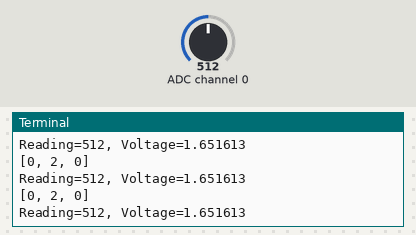
Bench run of a program on a simulated Raspberry Pi (BCM pin numbers). Parts: the last lines printed to the terminal. The test bench sets the inputs (shaded band); at power-on: ADC channel 0 = 512 (analog values on the 0–1023 scale).

Above: at 1.2 s.
1.3 s: ADC channel 0 set to 716
At 1.9 s:
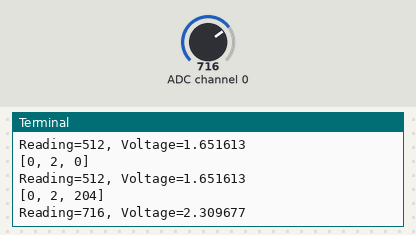
2.8 s: ADC channel 0 set to 900
At 3.4 s:
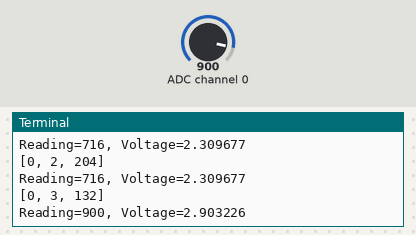
Timing chart, 0 to 5.8 s (numbered marks = the images above; inputs shaded):
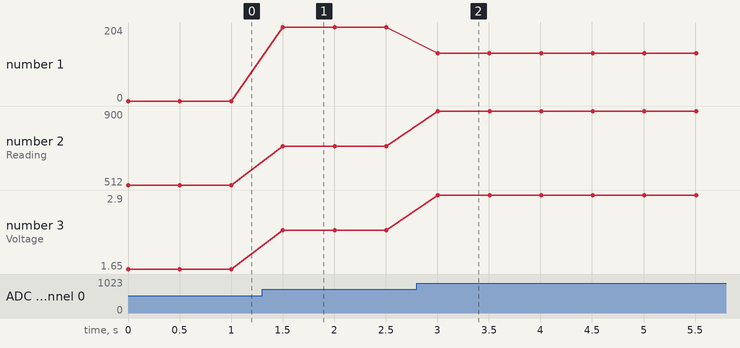

Measured:
- after the input at 1.3 s, the terminal: prints a new line after 0.20 s (image 1)
- after the input at 2.8 s, the terminal: prints a new line after 0.21 s (image 2)
- plotted number 1: 0 → 204 after the input at 1.3 s, 204 → 132 after the input at 2.8 s
- plotted number 2: 512 → 716 after the input at 1.3 s, 716 → 900 after the input at 2.8 s
- plotted number 3: 1.65 → 2.31 after the input at 1.3 s, 2.31 → 2.9 after the input at 2.8 s

The program:

potentiometer.py
```python
import spidev
import time

# SpI 인스턴스 생성
spi = spidev.SpiDev()

# SPI 통신 시작
spi.open(0, 0)  #bus 0, dev: 0

# SPI 통신 속도 설정
spi.max_speed_hz = 100000

# 채널에서 SPI 데이터 읽기 (0~1023)
def analog_read(channel):
    # [byte_1, bute_2, byte_3]
    # byte_2 : channel config (channel 0) (+8) -> 0000 1000 -> 1000 0000 (외울 필요 X)
    ret = spi.xfer2([1, (8 + channel) << 4, 0])
    print(ret)
    adc_out = ((ret[1] & 3) << 8) + ret[2]
    return adc_out

try:
    while True:
        reading = analog_read(0)  # rading(0~1023)
        # 전압수치 (0V~3.3V)
        voltage = reading * 3.3 / 1023
        print("Reading=%d, Voltage=%f" % (reading, voltage))
        time.sleep(0.5)
finally:
    spi.close()
```
